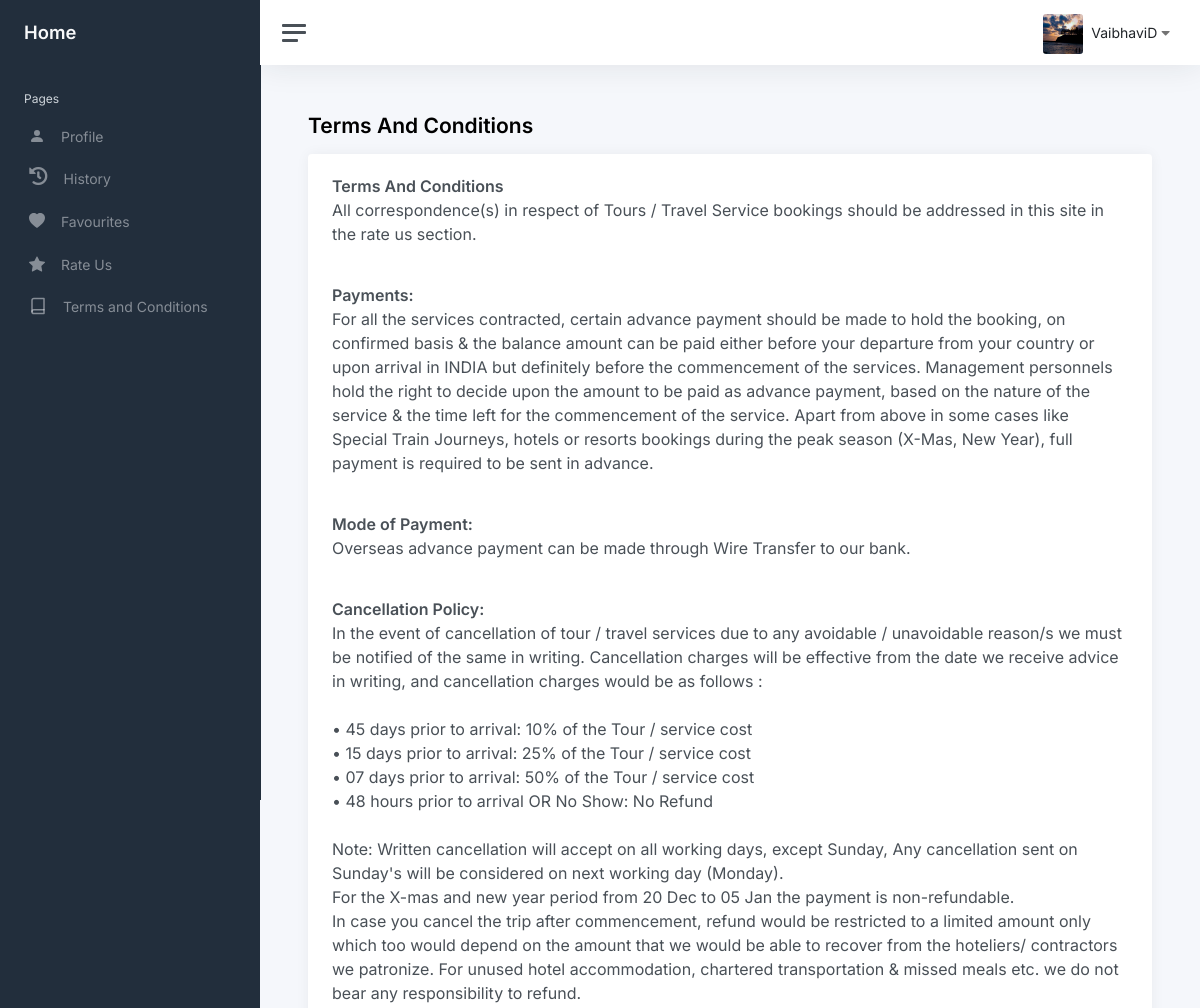
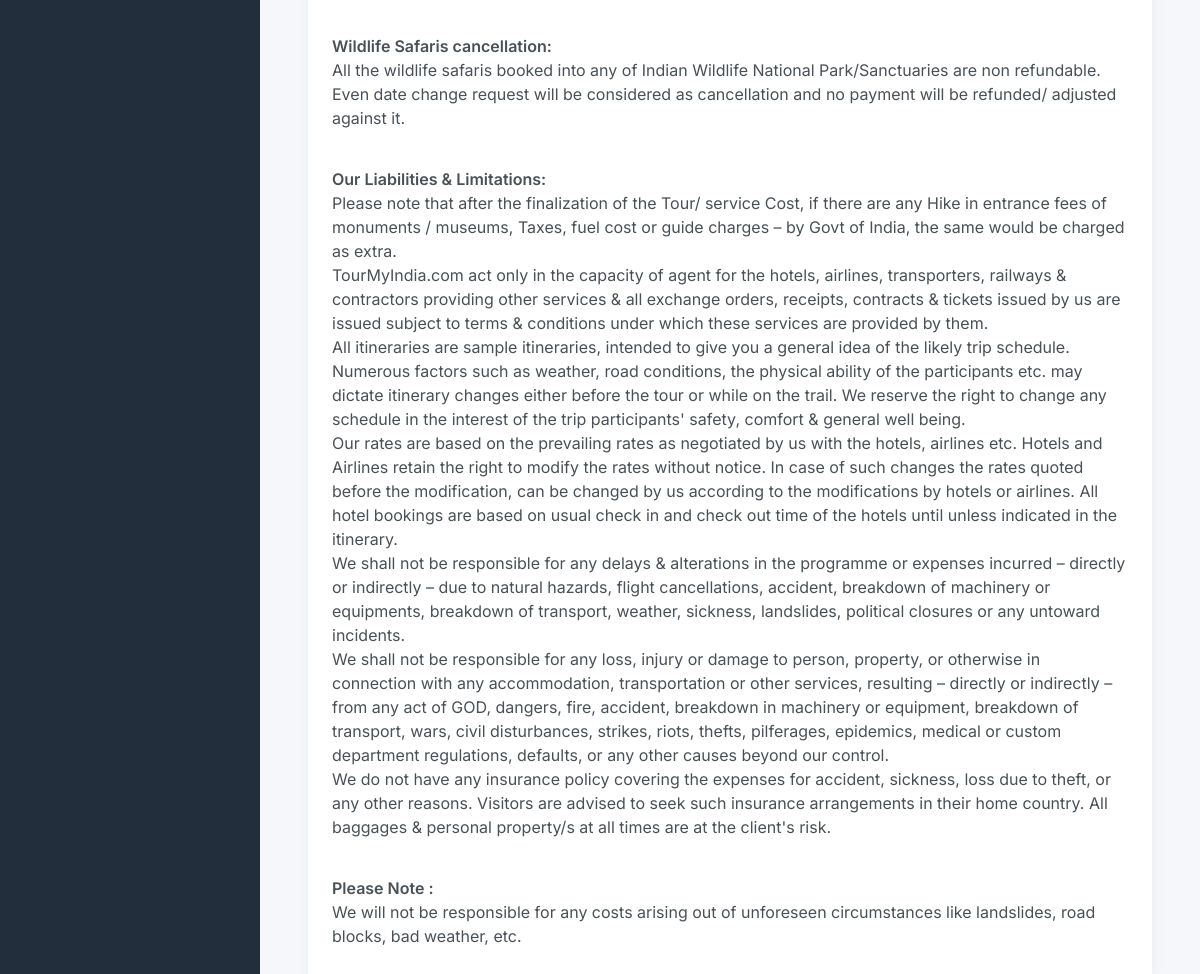
Page /templates/user_panel/termsandconditions (signed in) on the committed database (2 pictures, top to bottom).
### tables this page shows
CREATE TABLE `user` (
  `id` int(11) NOT NULL,
  `name` varchar(255) NOT NULL,
  `email` varchar(100) NOT NULL,
  `mobile` varchar(255) NOT NULL,
  `address` varchar(255) NOT NULL,
  `profile` varchar(255) NOT NULL
);

### templates/include/functions.inc.php (called while the page is built, shortened)
    <?php
function getCurrentUserName(){
     global $con;
    $uid=$_SESSION['CURRENT_USER_ID'];
    $getname=mysqli_fetch_assoc(mysqli_query($con,"select * from user where id ='$uid' "));
    $name=$getname['name'];
    return $name;
}
function getCurrentUserDetails(){
   global $con;
    $arr=array();
    if(isset($_SESSION['CURRENT_USER_ID'])){
      $uid=$_SESSION['CURRENT_USER_ID'];
      $res=mysqli_query($con,"select * from user where id ='$uid' ");
       $row=mysqli_fetch_assoc($res);
      $arr=$row;
    }
    return $arr;
}
?>

### templates/user_panel/userHeader.php (the view, shortened to what this page needs)
<?php
      include ($_SERVER['DOCUMENT_ROOT'].'/Travello/templates/include/database.inc.php');
      include ($_SERVER['DOCUMENT_ROOT'].'/Travello/templates/include/functions.inc.php');
   $row=getCurrentUserDetails();
   ?>
<!DOCTYPE html>
<html lang="en">
   <head>
      <link rel="stylesheet" href="<?php echo SITE_PATH; ?>asset/css_user/style.css"/>
      <link rel="stylesheet" href="https://cdnjs.cloudflare.com/ajax/libs/font-awesome/5.15.3/css/all.min.css">
      <link href="<?php echo SITE_PATH; ?>asset/bootstrap.min.css" rel="stylesheet">
      <link href="<?php echo SITE_PATH; ?>asset/css_admin/app.css" rel="stylesheet">
      <link href="<?php echo SITE_PATH; ?>asset/css_user/cards.css" rel="stylesheet">
      <link href="<?php echo SITE_PATH; ?>asset/css_user/rateus.css" rel="stylesheet">
   </head>
   <body>
      <div class="wrapper">
      <nav id="sidebar" class="sidebar js-sidebar">
         <div class="sidebar-content js-simplebar">
            <a class="sidebar-brand" href="<?php echo SITE_PATH; ?>">
            <span class="align-middle">Home</span>
            </a>
            <ul class="sidebar-nav">
            <li class="sidebar-header">
               Pages
            </li>
            <li class="sidebar-item ">
               <a class="sidebar-link" href="<?php echo SITE_PATH.'templates/user_panel/'; ?>profile">
                  <svg xmlns="http://www.w3.org/2000/svg" width="16" height="16" fill="currentColor" class="bi bi-person-fill" viewBox="0 0 16 16">
                     <path d="M3 14s-1 0-1-1 1-4 6-4 6 3 6 4-1 1-1 1H3zm5-6a3 3 0 1 0 0-6 3 3 0 0 0 0 6z"/>
                  </svg>
                  <span class="align-middle">Profile</span>
               </a>
            </li>
            <li class="sidebar-item ">
               <a class="sidebar-link" href="<?php echo SITE_PATH.'templates/user_panel/'; ?>history">
               <i class="fa fa-history fa-lg" aria-hidden="true"></i>
               <span class="align-middle">History</span>
               </a>
            </li>
            <li class="sidebar-item ">
               <a class="sidebar-link" href="<?php echo SITE_PATH.'templates/user_panel/'; ?>favourites">
                  <svg xmlns="http://www.w3.org/2000/svg" width="16" height="16" fill="currentColor" class="bi bi-heart-fill" viewBox="0 0 16 16">
                     <path fill-rule="evenodd" d="M8 1.314C12.438-3.248 23.534 4.735 8 15-7.534 4.736 3.562-3.248 8 1.314z"/>
                  </svg>
                  <span class="align-middle">Favourites</span>
               </a>
            </li>
            <li class="sidebar-item">
               <a class="sidebar-link" href="<?php echo SITE_PATH.'templates/user_panel/'; ?>rateus">
                   <span class="align-middle">Rate Us</span>
               </a>
            </li>
            <li class="sidebar-item">
               <a class="sidebar-link" href="<?php echo SITE_PATH.'templates/user_panel/'; ?>termsandconditions">
               <i class="align-middle" data-feather="book"></i> <span class="align-middle">Terms and Conditions</span>
               </a>
            </li>
         </div>
      </nav>
      <div class="main">
      <nav class="navbar navbar-expand navbar-light navbar-bg">
         <a class="sidebar-toggle js-sidebar-toggle">
         <i class="hamburger align-self-center"></i>
         </a>
         <div class="navbar-collapse collapse">
            <ul class="navbar-nav navbar-align">
               <li class="nav-item">
                  <a class="nav-link  userdropdown d-sm-inline-block" href="javascript:void(0)"  >
                  <img src="<?php  echo SITE_PROFILE_IMAGE.$row['profile']; ?>" class="avatar img-fluid rounded me-1" alt="<?php echo getCurrentUserName(); ?>" onerror="this.onerror=null;this.src=`<?php  echo $row['profile']; ?>`;">
                  <span class="text-dark"><?php echo getCurrentUserName(); ?></span>
                  <span> <i class="fas fa-caret-down"></i> </span>
                  </a>
               </li>
            </ul>
         </div>
      </nav>

### asset/css_user/rateus.css (style rules this page uses)
* { box-sizing: border-box; }

### rows in the picture
user: profile (picture), name "VaibhaviD"
